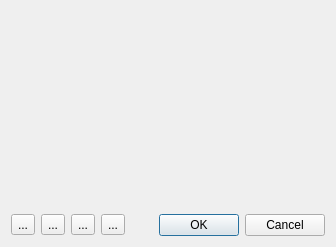
<?xml version="1.0" encoding="UTF-8"?>
<ui version="4.0">
 <class>EditTileDialog</class>
 <widget class="QDialog" name="EditTileDialog">
  <property name="geometry">
   <rect>
    <x>0</x>
    <y>0</y>
    <width>336</width>
    <height>247</height>
   </rect>
  </property>
  <property name="windowTitle">
   <string>Edit Tile</string>
  </property>
  <layout class="QGridLayout" name="gridLayout">
   <item row="0" column="0">
    <widget class="Tile" name="tileWidget" native="true">
     <property name="sizePolicy">
      <sizepolicy hsizetype="Preferred" vsizetype="Preferred">
       <horstretch>1</horstretch>
       <verstretch>1</verstretch>
      </sizepolicy>
     </property>
    </widget>
   </item>
   <item row="0" column="1">
    <spacer name="horizontalSpacer_2">
     <property name="orientation">
      <enum>Qt::Horizontal</enum>
     </property>
     <property name="sizeHint" stdset="0">
      <size>
       <width>40</width>
       <height>20</height>
      </size>
     </property>
    </spacer>
   </item>
   <item row="1" column="0" colspan="2">
    <layout class="QHBoxLayout" name="horizontalLayout_2">
     <item>
      <widget class="Swatch" name="swatch0" native="true">
       <property name="sizePolicy">
        <sizepolicy hsizetype="Fixed" vsizetype="Fixed">
         <horstretch>0</horstretch>
         <verstretch>0</verstretch>
        </sizepolicy>
       </property>
       <property name="minimumSize">
        <size>
         <width>16</width>
         <height>16</height>
        </size>
       </property>
       <property name="maximumSize">
        <size>
         <width>16</width>
         <height>16</height>
        </size>
       </property>
      </widget>
     </item>
     <item>
      <widget class="Swatch" name="swatch1" native="true">
       <property name="sizePolicy">
        <sizepolicy hsizetype="Fixed" vsizetype="Fixed">
         <horstretch>0</horstretch>
         <verstretch>0</verstretch>
        </sizepolicy>
       </property>
       <property name="minimumSize">
        <size>
         <width>16</width>
         <height>16</height>
        </size>
       </property>
       <property name="maximumSize">
        <size>
         <width>16</width>
         <height>16</height>
        </size>
       </property>
      </widget>
     </item>
     <item>
      <widget class="Swatch" name="swatch2" native="true">
       <property name="sizePolicy">
        <sizepolicy hsizetype="Fixed" vsizetype="Fixed">
         <horstretch>0</horstretch>
         <verstretch>0</verstretch>
        </sizepolicy>
       </property>
       <property name="minimumSize">
        <size>
         <width>16</width>
         <height>16</height>
        </size>
       </property>
       <property name="maximumSize">
        <size>
         <width>16</width>
         <height>16</height>
        </size>
       </property>
      </widget>
     </item>
     <item>
      <widget class="Swatch" name="swatch3" native="true">
       <property name="sizePolicy">
        <sizepolicy hsizetype="Fixed" vsizetype="Fixed">
         <horstretch>0</horstretch>
         <verstretch>0</verstretch>
        </sizepolicy>
       </property>
       <property name="minimumSize">
        <size>
         <width>16</width>
         <height>16</height>
        </size>
       </property>
       <property name="maximumSize">
        <size>
         <width>16</width>
         <height>16</height>
        </size>
       </property>
      </widget>
     </item>
     <item>
      <spacer name="horizontalSpacer">
       <property name="orientation">
        <enum>Qt::Horizontal</enum>
       </property>
       <property name="sizeHint" stdset="0">
        <size>
         <width>40</width>
         <height>20</height>
        </size>
       </property>
      </spacer>
     </item>
    </layout>
   </item>
   <item row="2" column="0" colspan="2">
    <layout class="QHBoxLayout" name="horizontalLayout">
     <item>
      <widget class="QToolButton" name="toolButton">
       <property name="text">
        <string>...</string>
       </property>
      </widget>
     </item>
     <item>
      <widget class="QToolButton" name="toolButton_2">
       <property name="text">
        <string>...</string>
       </property>
      </widget>
     </item>
     <item>
      <widget class="QToolButton" name="toolButton_3">
       <property name="text">
        <string>...</string>
       </property>
      </widget>
     </item>
     <item>
      <widget class="QToolButton" name="toolButton_4">
       <property name="text">
        <string>...</string>
       </property>
      </widget>
     </item>
     <item>
      <widget class="QDialogButtonBox" name="buttonBox">
       <property name="orientation">
        <enum>Qt::Horizontal</enum>
       </property>
       <property name="standardButtons">
        <set>QDialogButtonBox::Cancel|QDialogButtonBox::Ok</set>
       </property>
      </widget>
     </item>
    </layout>
   </item>
  </layout>
 </widget>
 <customwidgets>
  <customwidget>
   <class>Swatch</class>
   <extends>QWidget</extends>
   <header>swatch.h</header>
   <container>1</container>
  </customwidget>
  <customwidget>
   <class>Tile</class>
   <extends>QWidget</extends>
   <header>tile.h</header>
   <container>1</container>
  </customwidget>
 </customwidgets>
 <resources/>
 <connections>
  <connection>
   <sender>buttonBox</sender>
   <signal>accepted()</signal>
   <receiver>EditTileDialog</receiver>
   <slot>accept()</slot>
   <hints>
    <hint type="sourcelabel">
     <x>248</x>
     <y>254</y>
    </hint>
    <hint type="destinationlabel">
     <x>157</x>
     <y>274</y>
    </hint>
   </hints>
  </connection>
  <connection>
   <sender>buttonBox</sender>
   <signal>rejected()</signal>
   <receiver>EditTileDialog</receiver>
   <slot>reject()</slot>
   <hints>
    <hint type="sourcelabel">
     <x>316</x>
     <y>260</y>
    </hint>
    <hint type="destinationlabel">
     <x>286</x>
     <y>274</y>
    </hint>
   </hints>
  </connection>
 </connections>
</ui>
